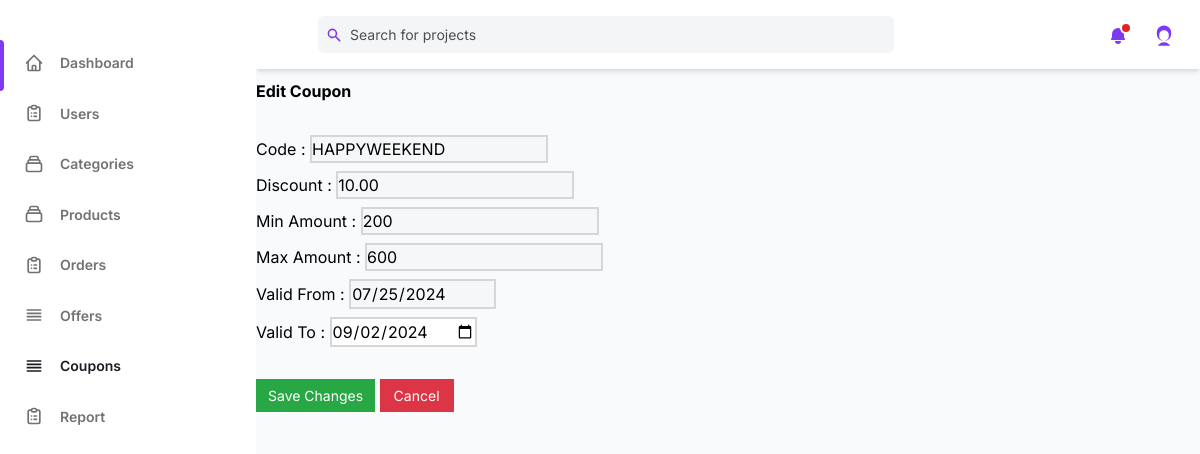
The page /edit_coupon/2/ (signed in) on the database its author committed.
### shop_cart/models.py (models this page shows, shortened)
class Coupon(models.Model):
    code = models.CharField(max_length=50, unique=True)
    discount = models.DecimalField(max_digits=5, decimal_places=2)
    min_amount = models.PositiveIntegerField(default=100)
    max_amount = models.PositiveIntegerField(default=500)
    valid_from = models.DateTimeField()
    valid_to = models.DateTimeField()
    active = models.BooleanField(default=False)
    used = models.BooleanField(default=False)

### admin_dashboard/views.py (the view, shortened to what this page needs)
# urls.py: path('edit_coupon/<int:coupon_id>/', views.edit_coupon, name='edit_coupon'),
@never_cache
@login_required(login_url='/admin_login/')
@user_passes_test(is_user_superuser)
def edit_coupon(request, coupon_id):
    try:
        coupon = get_object_or_404(Coupon, id=coupon_id)
        return render(request, 'Admin side/edit_coupon.html', {'coupon': coupon})
    except Http404:
        messages.error(request,"Coupon not found")
        return redirect('admin_coupons')
    except Exception as e:
        messages.error(request, f"An unexpected error occurred: {str(e)}")
        return redirect('admin_coupons')

### admin_dashboard/views.py (called while the page is built)
def is_user_superuser(user):
    return user.is_superuser

### templates/Admin side/edit_coupon.html (shortened to what this page needs)
{%load static%}
<!DOCTYPE html>
<html :class="{ 'theme-dark': dark }" x-data="data()" lang="en">
<head>
    <link rel="stylesheet" href="{%static 'css/tailwind.output.css'%}" />
    <link rel="stylesheet" href="https://cdnjs.cloudflare.com/ajax/libs/Chart.js/2.9.3/Chart.min.css" />
    <link rel="stylesheet" href="{%static 'css/catstyles.css'%}">
    <link rel="stylesheet" href="https://cdnjs.cloudflare.com/ajax/libs/Jcrop/0.9.15/css/jquery.Jcrop.min.css">
</head>
<body>
    <div class="flex h-screen bg-gray-50 dark:bg-gray-900">
        <aside class="z-20 hidden w-64 overflow-y-auto bg-white dark:bg-gray-800 md:block flex-shrink-0">
            <div class="py-4 text-gray-500 dark:text-gray-400">
                <ul class="mt-6">
                    <li class="relative px-6 py-3">
                        <span class="absolute inset-y-0 left-0 w-1 bg-purple-600 rounded-tr-lg rounded-br-lg"
                            aria-hidden="true"></span>
                        <a class="inline-flex items-center w-full text-sm font-semibold transition-colors duration-150 hover:text-gray-800 dark:hover:text-gray-200"
                            href="{%url 'admin_dashboard'%}">
                            <span class="ml-4">Dashboard</span>
                        </a>
                    </li>
                </ul>
                <ul>
                    <li class="relative px-6 py-3">
                        <a class="inline-flex items-center w-full text-sm font-semibold transition-colors duration-150 hover:text-gray-800 dark:hover:text-gray-200 dark:text-gray-100"
                            href="{%url 'admin_view_users'%}">
                            <span class="ml-4">Users</span>
                        </a>
                    </li>
                    <li class="relative px-6 py-3">
                        <a class="inline-flex items-center w-full text-sm font-semibold transition-colors duration-150 hover:text-gray-800 dark:hover:text-gray-200"
                            href="{%url 'admin_categories'%}">
                            <span class="ml-4">Categories</span>
                        </a>
                    </li>
                    <li class="relative px-6 py-3">
                        <a class="inline-flex items-center w-full text-sm font-semibold transition-colors duration-150 hover:text-gray-800 dark:hover:text-gray-200"
                            href="{%url 'admin_products'%}">
                            <span class="ml-4">Products</span>
                        </a>
                    </li>
                    <li class="relative px-6 py-3">
                        <a class="inline-flex items-center w-full text-sm font-semibold transition-colors duration-150 hover:text-gray-800 dark:hover:text-gray-200"
                            href="{%url 'admin_orders'%}">
                            <span class="ml-4">Orders</span>
                        </a>
                    </li>
                    <li class="relative px-6 py-3">
                        <a class="inline-flex items-center w-full text-sm font-semibold transition-colors duration-150 hover:text-gray-800 dark:hover:text-gray-200"
                            href="{%url 'admin_offers'%}">
                            <svg class="w-5 h-5" aria-hidden="true" fill="none" stroke-linecap="round"
                                stroke-linejoin="round" stroke-width="2" viewBox="0 0 24 24" stroke="currentColor">
                                <path d="M4 6h16M4 10h16M4 14h16M4 18h16"></path>
                            </svg>
                            <span class="ml-4">Offers</span>
                        </a>
                    </li>
                    <li class="relative px-6 py-3">
                        <a class="inline-flex items-center w-full text-sm font-semibold transition-colors duration-150 text-gray-800 hover:text-gray-800 dark:hover:text-gray-200"
                            href="{%url 'admin_coupons'%}">
                            <svg class="w-5 h-5" aria-hidden="true" fill="none" stroke-linecap="round"
                                stroke-linejoin="round" stroke-width="2" viewBox="0 0 24 24" stroke="currentColor">
                                <path d="M4 6h16M4 10h16M4 14h16M4 18h16"></path>
                            </svg>
                            <span class="ml-4">Coupons</span>
                        </a>
                    </li>
                    <li class="relative px-6 py-3">
                        <a class="inline-flex items-center w-full text-sm font-semibold transition-colors duration-150 hover:text-gray-800 dark:hover:text-gray-200"
                          href="{%url 'report'%}">
                          <span class="ml-4">Report</span>
                        </a>
                    </li>
                </ul>
            </div>
        </aside>
        <div class="flex flex-col flex-1 w-full">
            <header class="z-10 py-4 bg-white shadow-md dark:bg-gray-800">
                <div
                    class="container flex items-center justify-between h-full px-6 mx-auto text-purple-600 dark:text-purple-300">
                    <div class="flex justify-center flex-1 lg:mr-32">
                        <div class="relative w-full max-w-xl mr-6 focus-within:text-purple-500">
                            <div class="absolute inset-y-0 flex items-center pl-2">
                                <svg class="w-4 h-4" aria-hidden="true" fill="currentColor" viewBox="0 0 20 20">
                                    <path fill-rule="evenodd"
                                        d="M8 4a4 4 0 100 8 4 4 0 000-8zM2 8a6 6 0 1110.89 3.476l4.817 4.817a1 1 0 01-1.414 1.414l-4.816-4.816A6 6 0 012 8z"
                                        clip-rule="evenodd"></path>
                                </svg>
                            </div>
                            <input
                                class="w-full pl-8 pr-2 text-sm text-gray-700 placeholder-gray-600 bg-gray-100 border-0 rounded-md dark:placeholder-gray-500 dark:focus:shadow-outline-gray dark:focus:placeholder-gray-600 dark:bg-gray-700 dark:text-gray-200 focus:placeholder-gray-500 focus:bg-white focus:border-purple-300 focus:outline-none focus:shadow-outline-purple form-input"
                                type="text" placeholder="Search for projects" aria-label="Search" />
                        </div>
                    </div>
                    <ul class="flex items-center flex-shrink-0 space-x-6">
                        <li class="relative">
                            <button
                                class="relative align-middle rounded-md focus:outline-none focus:shadow-outline-purple"
                                @click="toggleNotificationsMenu" @keydown.escape="closeNotificationsMenu"
                                aria-label="Notifications" aria-haspopup="true">
                                <svg class="w-5 h-5" aria-hidden="true" fill="currentColor" viewBox="0 0 20 20">
                                    <path
                                        d="M10 2a6 6 0 00-6 6v3.586l-.707.707A1 1 0 004 14h12a1 1 0 00.707-1.707L16 11.586V8a6 6 0 00-6-6zM10 18a3 3 0 01-3-3h6a3 3 0 01-3 3z">
                                    </path>
                                </svg>
                                <span aria-hidden="true"
                                    class="absolute top-0 right-0 inline-block w-3 h-3 transform translate-x-1 -translate-y-1 bg-red-600 border-2 border-white rounded-full dark:border-gray-800"></span>
                            </button>
                        </li>
                        <li class="relative">
                            <button class="align-middle rounded-full focus:shadow-outline-purple focus:outline-none"
                                @click="toggleProfileMenu" @keydown.escape="closeProfileMenu" aria-label="Account"
                                aria-haspopup="true">
                                <svg class="w-6 h-6 text-purple-600 dark:text-purple-300" fill="currentColor"
                                    viewBox="0 0 20 20" xmlns="http://www.w3.org/2000/svg">
                                    <path fill-rule="evenodd"
                                        d="M10 2a6 6 0 00-6 6v1a6 6 0 1012 0V8a6 6 0 00-6-6zm-4 8a4 4 0 118 0v1a4 4 0 11-8 0V10zm4 6a6 6 0 00-5.14 3h10.28A6 6 0 0010 16z"
                                        clip-rule="evenodd"></path>
                                </svg>
                            </button>
                        </li>
                    </ul>
                </div>
            </header>
            <main id="main" class="main">
                <section class="section">
                    <div class="row">
                        <div class="col-lg-12">
                            <div class="card">
                                <div class="card-body">
                                    <h1 class="card-title justify-center mb-2"><b>Edit Coupon</b></h1>
                                    <form method="post">
                                        <br>
                                        <div class="form-group">
                                            <label for="code">Code : </label>
                                            <input type="text" class="form-control border-2 mb-2" id="coupon_code" name="coupon_code" value="{{ coupon.code }}" {%if coupon.used %} disabled {% endif %} >
                                        </div>
                                        <div class="form-group">
                                            <label for="discount">Discount : </label>
                                            <input type="number" class="form-control border-2 mb-2" id="discount" name="discount" value="{{ coupon.discount }}" {%if coupon.used %} disabled {% endif %} >
                                        </div>
                                        <div class="form-group">
                                            <label for="min_amount">Min Amount : </label>
                                            <input type="number" class="form-control border-2 mb-2" id="min_amount" name="min_amount" value="{{ coupon.min_amount }}" {%if coupon.used %} disabled {% endif %} >
                                        </div>
                                        <div class="form-group">
                                            <label for="max_amount">Max Amount : </label>
                                            <input type="number" class="form-control border-2 mb-2" id="max_amount" name="max_amount" value="{{ coupon.max_amount }}" {%if coupon.used %} disabled {% endif %} >
                                        </div>
                                        <div class="form-group">
                                            <label for="valid_from">Valid From : </label>
                                            <input type="date" class="form-control border-2 mb-2" id="valid_from" name="valid_from" value="{{ coupon.valid_from|date:'Y-m-d' }}" {%if coupon.used %} disabled {% endif %} >
                                        </div>
                                        <div class="form-group">
                                            <label for="valid_to">Valid To : </label>
                                            <input type="date" class="form-control border-2 mb-2" id="valid_to" name="valid_to" value="{{ coupon.valid_to|date:'Y-m-d' }}">
                                        </div>
                                        <br>
                                        <button type="submit" class="btn btn-primary btn-success">Save Changes</button>
                                        <a href="{% url 'admin_coupons' %}" class="btn btn-danger border-2">Cancel</a>
                                    </form>
                                </div>
                            </div>
                        </div>
                    </div>
                </section>
            </main>
        </div>
    </div>
</body>
</html>

### static/css/catstyles.css (style rules this page uses)
.main { margin-top: 10px; }
.btn { padding: 6px 12px; font-size: 14px; cursor: pointer; }
.btn-primary { background-color: #007bff; border-color: #007bff; color: #fff; }
.btn-success { background-color: #28a745; border-color: #28a745; color: #fff; }
.btn-danger { background-color: #dc3545; border-color: #dc3545; color: #fff; }

### rows shown on the page
Coupon: coupon_code "HAPPYWEEKEND", discount "10.00", min_amount "200", max_amount "600", valid_from "07/25/2024", valid_to "09/02/2024"
